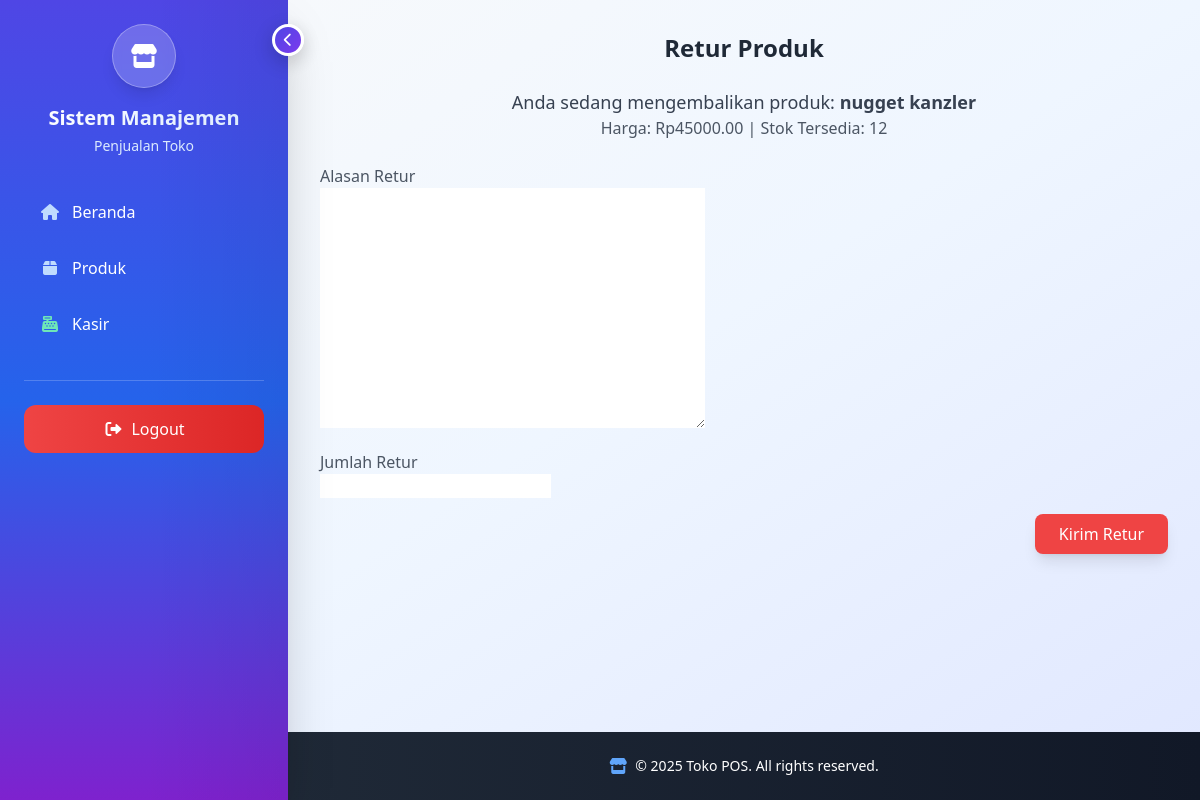
Before: /retur/12/ (signed in) with the older database file.
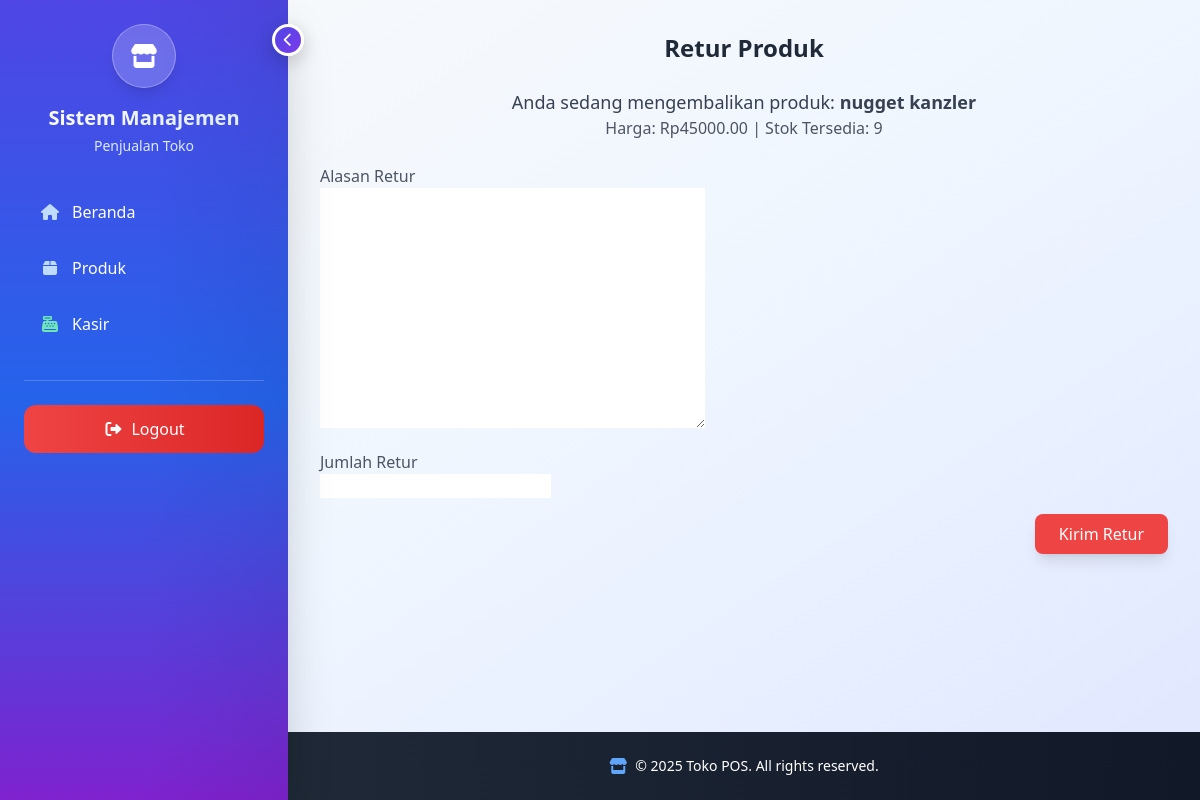
After: the same page with the newer database file.
### Toko/models.py (models this page shows, shortened)
class Product(models.Model):
    name = models.CharField(max_length=255, verbose_name=_("Nama Produk"))
    barcode = models.CharField(max_length=100, blank=True, null=True, unique=True, verbose_name=_("Barcode"))  # Tambahkan ini
    description = models.TextField(verbose_name=_("Deskripsi"))
    price = models.DecimalField(max_digits=10, decimal_places=2, verbose_name=_("Harga Jual"))
    cost = models.DecimalField(max_digits=10, decimal_places=2, verbose_name=_("Harga Modal"), default=0)
    stock = models.PositiveIntegerField(verbose_name=_("Stok"))
    category = models.ForeignKey(Category, on_delete=models.CASCADE, related_name="products", verbose_name=_("Kategori"))
    supplier = models.ForeignKey(Supplier, on_delete=models.SET_NULL, null=True, blank=True, verbose_name=_("Supplier"))
    image = models.ImageField(upload_to='product_images/', blank=True, null=True, verbose_name=_("Gambar Produk"))
    qr_image = models.ImageField(upload_to='product_qr/', blank=True, null=True, verbose_name=_("QR Code"))
    class Meta:
        verbose_name = _("Produk")
        verbose_name_plural = _("Produk")

### Toko/views.py (the view, shortened to what this page needs)
# urls.py: path('retur/<int:product_id>/', views.CreateReturnView.as_view(), name='create_return'),
class CreateReturnView(BaseView):
    def get(self, request, product_id, *args, **kwargs):
        produk = get_object_or_404(Product, pk=product_id)
        form = ReturnForm()
        return render(request, 'create_return.html', {
            'form': form,
            'produk': produk
        })

### Toko/forms.py (shortened to what this page needs)
class ReturnForm(forms.ModelForm):
    quantity = forms.IntegerField(min_value=1, label="Jumlah Retur", required=True)
    class Meta:
        model = Return
        fields = ['reason', 'quantity']  # Hanya alasan retur yang dibutuhkan

### Toko/templates/create_return.html (shortened to what this page needs)
{% extends "sidebar.html" %}
{% block content %}
  <h2 class="text-2xl font-bold mb-6 text-center text-gray-800">Retur Produk</h2>
  <div class="mb-6 text-center">
    <p class="text-lg text-gray-700">Anda sedang mengembalikan produk: <strong>{{ produk.name }}</strong></p>
    <p class="text-gray-600">Harga: Rp{{ produk.price }} | Stok Tersedia: {{ produk.stock }}</p>
  </div>
  <form method="POST">
    <div class="mb-4">
      <label for="id_reason" class="block text-gray-600">Alasan Retur</label>
      {{ form.reason }}
    </div>
    <div class="mb-4">
      <label for="id_quantity" class="block text-gray-600">Jumlah Retur</label>
      {{ form.quantity }}
    </div>
    <div class="mb-6 text-right">
      <button type="submit" class="bg-red-500 hover:bg-red-600 text-white px-6 py-2 rounded-lg shadow-lg transition duration-300">
        Kirim Retur
      </button>
    </div>
  </form>
{% endblock %}

Changed rows visible on the page:
changed Product "nugget kanzler": stock "12" → "9"
